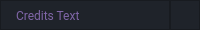
                    <widget class="QFrame" name="credits_bar">
                     <property name="maximumSize">
                      <size>
                       <width>16777215</width>
                       <height>20</height>
                      </size>
                     </property>
                     <property name="styleSheet">
                      <string notr="true">background-color:#1f232a;</string>
                     </property>
                     <property name="frameShape">
                      <enum>QFrame::NoFrame</enum>
                     </property>
                     <property name="frameShadow">
                      <enum>QFrame::Raised</enum>
                     </property>
                     <layout class="QHBoxLayout" name="horizontalLayout_2">
                      <property name="spacing">
                       <number>0</number>
                      </property>
                      <property name="leftMargin">
                       <number>0</number>
                      </property>
                      <property name="topMargin">
                       <number>0</number>
                      </property>
                      <property name="rightMargin">
                       <number>0</number>
                      </property>
                      <property name="bottomMargin">
                       <number>0</number>
                      </property>
                      <item>
                       <widget class="QFrame" name="frame_label_credits">
                        <property name="frameShape">
                         <enum>QFrame::StyledPanel</enum>
                        </property>
                        <property name="frameShadow">
                         <enum>QFrame::Raised</enum>
                        </property>
                        <layout class="QVBoxLayout" name="verticalLayout_3">
                         <property name="spacing">
                          <number>0</number>
                         </property>
                         <property name="leftMargin">
                          <number>15</number>
                         </property>
                         <property name="topMargin">
                          <number>0</number>
                         </property>
                         <property name="rightMargin">
                          <number>0</number>
                         </property>
                         <property name="bottomMargin">
                          <number>0</number>
                         </property>
                         <item>
                          <widget class="QLabel" name="label_credits">
                           <property name="font">
                            <font>
                             <family>Roboto</family>
                            </font>
                           </property>
                           <property name="styleSheet">
                            <string notr="true">color: rgb(128, 102, 168);</string>
                           </property>
                           <property name="text">
                            <string>Credits Text</string>
                           </property>
                          </widget>
                         </item>
                        </layout>
                       </widget>
                      </item>
                      <item>
                       <widget class="QFrame" name="frame_grip">
                        <property name="minimumSize">
                         <size>
                          <width>30</width>
                          <height>30</height>
                         </size>
                        </property>
                        <property name="maximumSize">
                         <size>
                          <width>30</width>
                          <height>30</height>
                         </size>
                        </property>
                        <property name="styleSheet">
                         <string notr="true">padding: 5px;</string>
                        </property>
                        <property name="frameShape">
                         <enum>QFrame::StyledPanel</enum>
                        </property>
                        <property name="frameShadow">
                         <enum>QFrame::Raised</enum>
                        </property>
                       </widget>
                      </item>
                     </layout>
                    </widget>
